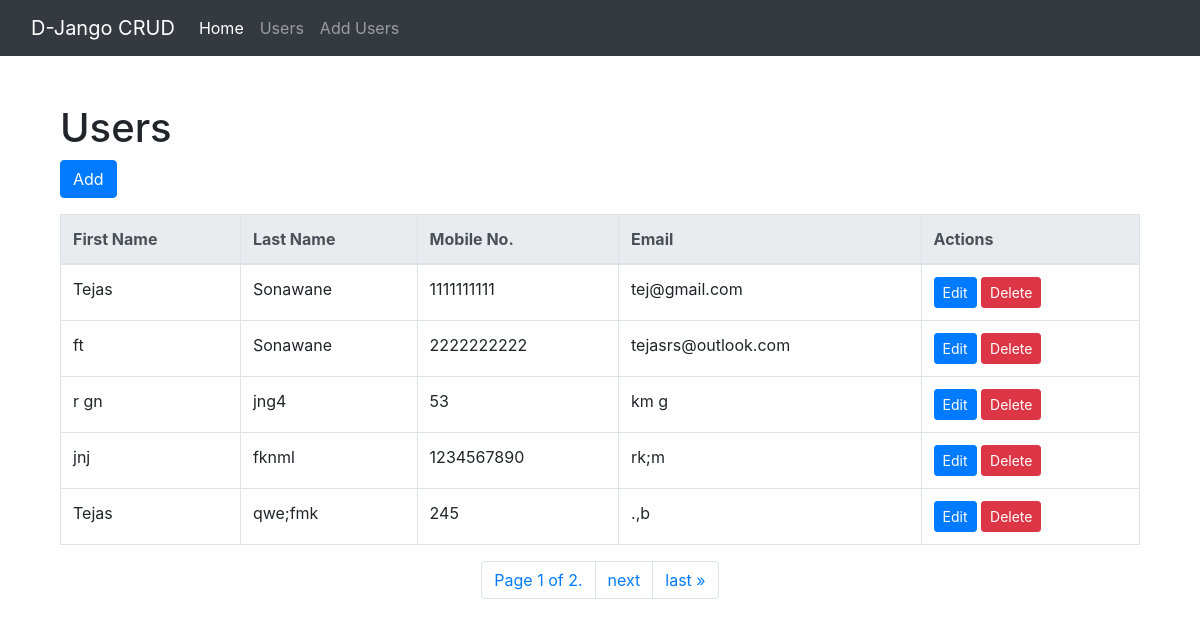
/display/, run on an earlier commit of the app's database.
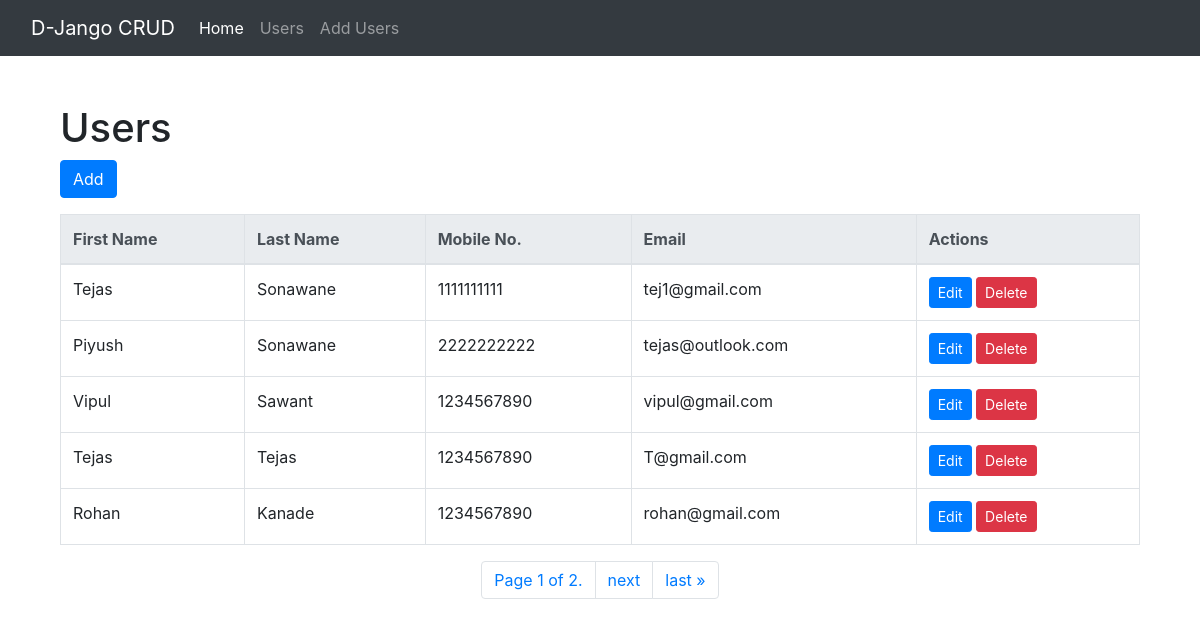
And on a later commit of the database.
### crud/models.py (models this page shows)
class Crud(models.Model):
  firstname = models.CharField(max_length=255)
  lastname = models.CharField(max_length=255)
  mobno = models.CharField(max_length=255)
  email = models.CharField(max_length=255)

### crud/views.py (the view)
# urls.py: path('display/', views.crud, name='display'),
def crud(request):
    crud_data = Crud.objects.all()
    paginator = Paginator(crud_data, 5)
    page_number = request.GET.get('page')
    page_obj = paginator.get_page(page_number)
    return render(request, 'display.html', {'page_obj': page_obj})

### crud/templates/display.html (shortened to what this page needs)
<!DOCTYPE html>
<html>
<head>
    <link rel="stylesheet" href="https://stackpath.bootstrapcdn.com/bootstrap/4.5.2/css/bootstrap.min.css">
</head>
<body>
    {% include 'navbar.html' %}
    <div class="container">
        <br>
        <h1>Users</h1>
        <a href="/insert/" class="btn btn-primary mb-3">Add</a>
        <table class="table table-bordered">
            <thead class="thead-light">
                <tr>
                    <th scope="col">First Name</th>
                    <th scope="col">Last Name</th>
                    <th scope="col">Mobile No.</th>
                    <th scope="col">Email</th>
                    <th scope="col">Actions</th>
                </tr>
            </thead>
            <tbody>
                {% for x in page_obj %}
                <tr>
                    <td>{{ x.firstname }}</td>
                    <td>{{ x.lastname }}</td>
                    <td>{{ x.mobno }}</td>
                    <td>{{ x.email }}</td>
                    <td>
                        <a href="{% url 'edit' x.id %}" class="btn btn-sm btn-primary">Edit</a>
                        <form id="deleteForm{{ x.id }}" method="post" action="{% url 'delete' x.id %}"
                            style="display: inline;">
                            <button type="button" class="btn btn-danger btn-sm" data-toggle="modal"
                                data-target="#deleteModal{{ x.id }}">
                                Delete
                            </button>
                        </form>
                    </td>
                </tr>
                {% endfor %}
            </tbody>
        </table>
        <div class="pagination justify-content-center">
            <ul class="pagination">
                <li class="page-item">
                    <span class="page-link">
                        Page {{ page_obj.number }} of {{ page_obj.paginator.num_pages }}.
                    </span>
                </li>
                {% if page_obj.has_next %}
                <li class="page-item">
                    <a class="page-link" href="?page={{ page_obj.next_page_number }}">next</a>
                </li>
                <li class="page-item">
                    <a class="page-link" href="?page={{ page_obj.paginator.num_pages }}">last &raquo;</a>
                </li>
                {% endif %}
            </ul>
        </div>
    </div>
</body>
</html>

What changed in the data, as far as the page shows it:
removed Crud: firstname "r gn", lastname "jng4", mobno "53", email "km g"
removed Crud: firstname "jnj", lastname "fknml", mobno "1234567890", email "rk;m"
changed Crud: email "tej@gmail.com" → "tej1@gmail.com"
changed Crud: firstname "ft" → "Piyush"; email "tejasrs@outlook.com" → "tejas@outlook.com"
added Crud: firstname "Vipul", lastname "Sawant", mobno "1234567890", email "vipul@gmail.com"
changed Crud: lastname "qwe;fmk" → "Tejas"; mobno "245" → "1234567890"; email ".,b" → "T@gmail.com"
now on this page (row edited): Crud: firstname "Rohan", lastname "Kanade", mobno "1234567890", email "rohan@gmail.com"
